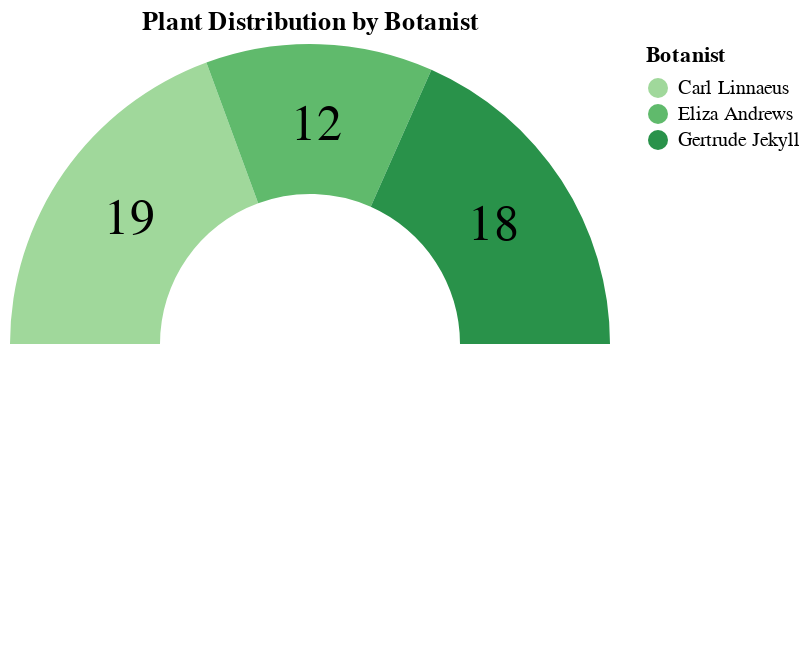

Notebook code cell kept with this figure:
### Code cell
g_df = plant_information.groupby("botanist_name").agg(
    {"plant_id": "count"}).reset_index()
g_df.rename(columns={"botanist_name": "Botanist", "plant_id": "Number of plants"}, inplace=True)
print(g_df)


pie = alt.Chart(g_df).mark_arc(innerRadius=75).encode(
    theta=alt.Theta(field="Number of plants", type="quantitative", stack=True, scale=alt.Scale(
        type="linear", rangeMax=1.5708, rangeMin=-1.5708)),
    color=alt.Color(field="Botanist", type="nominal",
                    scale=alt.Scale(scheme="greens"))
)

# Text inside the arc segments
text = pie.mark_text(radius=110, fontSize=25, fill="black", baseline="middle", align="center").encode(
    text=alt.Text("Number of plants:Q")
)

# Combine pie chart and text
chart = (pie + text).properties(
    title="Plant Distribution by Botanist"
)
chart

### Figure 1 — Vega-Lite specification as saved in the notebook (floating-point values rounded to 4 significant figures)
{"config": {"view": {"continuousWidth": 300, "continuousHeight": 300}}, "layer": [{"mark": {"type": "arc", "innerRadius": 75}, "encoding": {"color": {"field": "Botanist", "scale": {"scheme": "greens"}, "type": "nominal"}, "theta": {"field": "Number of plants", "scale": {"rangeMax": 1.571, "rangeMin": -1.571, "type": "linear"}, "stack": true, "type": "quantitative"}}}, {"mark": {"type": "text", "align": "center", "baseline": "middle", "fill": "black", "fontSize": 25, "radius": 110}, "encoding": {"color": {"field": "Botanist", "scale": {"scheme": "greens"}, "type": "nominal"}, "text": {"field": "Number of plants", "type": "quantitative"}, "theta": {"field": "Number of plants", "scale": {"rangeMax": 1.571, "rangeMin": -1.571, "type": "linear"}, "stack": true, "type": "quantitative"}}}], "data": {"name": "data-6f08c486b829433e33c589a8101905c2"}, "title": "Plant Distribution by Botanist", "$schema": "https://vega.github.io/schema/vega-lite/v5.20.1.json", "datasets": {"data-6f08c486b829433e33c589a8101905c2": [{"Botanist": "Carl Linnaeus", "Number of plants": 19}, {"Botanist": "Eliza Andrews", "Number of plants": 12}, {"Botanist": "Gertrude Jekyll", "Number of plants": 18}]}}
